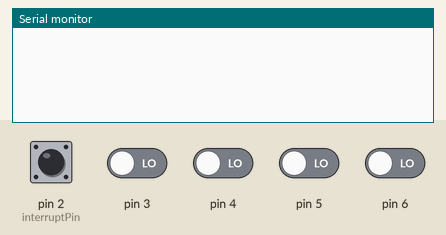
Simulated run of this sketch. Board: Arduino Uno, built with avr-gcc and run on an emulated ATmega328P. On the bench: the last lines printed to the serial monitor. Inputs (shaded band) come from the test bench; at power-on: pin 2 (interruptPin) HIGH, pin 3–6 LOW.

Above: at 1.2 s.
1.3 s: pin 2 (interruptPin) pulled LOW for 0.15 s
At 2.5 s:
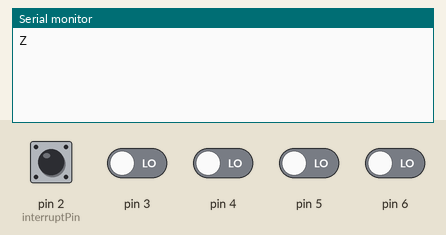
2.9 s: pin 2 (interruptPin) driven LOW and pin 3 driven HIGH
At 3.8 s:
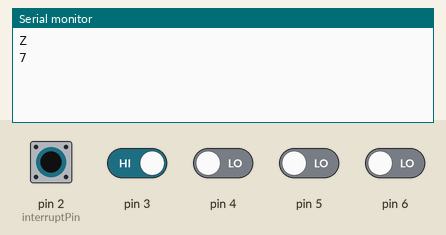

Measured:
- after the input at 1.3 s, the serial monitor: prints a new line at once (image 1)
- after the input at 2.9 s, the serial monitor: prints a new line at once (image 2)

The sketch:

KeypadTest.ino
```cpp
const byte interruptPin = 2;//กำหนด Interrupt pin
volatile byte keyValue=0;
volatile bool printState = false;
const char charSetting[]={'Z','2','3','A',
                          '4','5','6','B',
                          '7','8','9','C',
                           '*','0','#','D'}; //กำหนดตัวอักษรที่จะได้ของแต่ละปุ่ม
void keypadRead();
void setup() {
  Serial.begin(9600);
  for(int i=3;i<=6;i++){pinMode(i,INPUT);}//loop กำหนด pinMode
  attachInterrupt(digitalPinToInterrupt(interruptPin), keypadRead,FALLING);//setup Interrupt keypadRead=ฟังก์ชั่นที่จะทำงานเมื่อInterrupt ,FALLING=Interruptเมื่อเป็นขอบขาลง
  // put your setup code here, to run once:

}

void loop() {
  // put your main code here, to run repeatedly:
  if(printState){
    Serial.println(charSetting[keyValue]);//charSetting[keyValue] ตัวอักษรที่จะให้แสดง keyValu=indexของarray charSetting
    printState=false;
  }

}
void keypadRead(){
  keyValue=0;
printState=true;//จะมีหรือไม่ขึ้นอยู่กับโปรแกรม
 keyValue=(-digitalRead(6))&1;    //กำหนดindex จากข้อมูลของIC
 keyValue+=((-digitalRead(5))&2);
 keyValue+=((-digitalRead(4))&4);
 keyValue+=((-digitalRead(3))&8);
}
```
